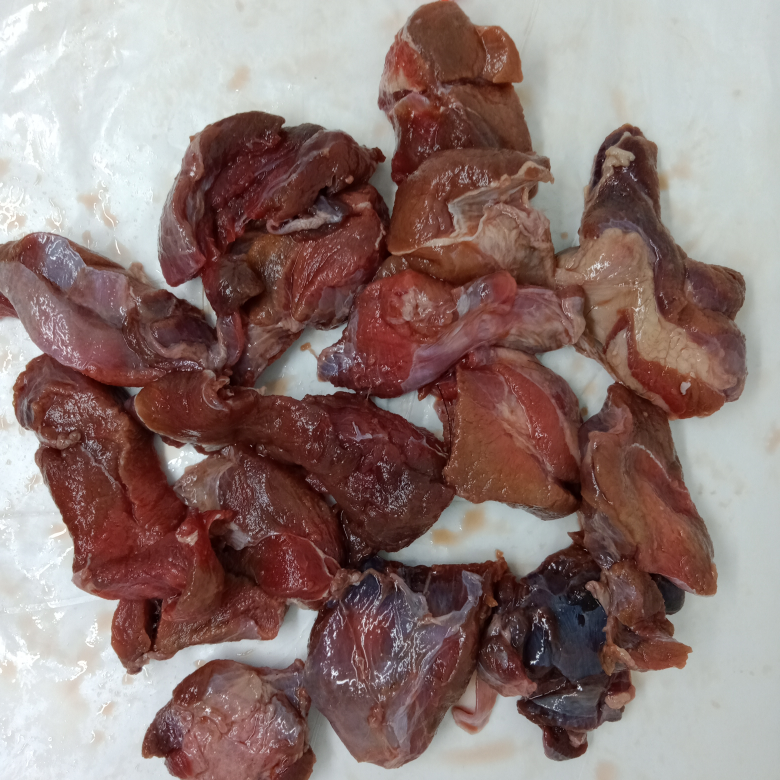
#> input picture test/100celeng/100celeng (1).jpg, 3120 x 3120 px (shown at 1/4 size); its folder holds only this picture in this run
$ python store_images_to_data.py
#> lines starting #> are read from the running program, lines starting #| are printed output that depends on the picture
from PIL import Image
import glob
import cv2
from random import Random
import numpy as np
from tqdm import tqdm

'''Labelling the dataset'''
def label_img(word_label):
    if word_label == '100celeng':
        return [1, 0, 0, 0, 0]
    elif word_label == '25s75c':
        return [0, 1, 0, 0, 0]
    elif word_label == '50s50c':
        return [0, 0, 1, 0, 0]
    elif word_label == '75s25c':
        return [0, 0, 0, 1, 0]
    elif word_label == '100sapi':
        return [0, 0, 0, 0, 1]

IMG_SIZE = 128               # Ukuran gambar (u/ diperkecil)
LABELS = ["100celeng", "25s75c", "50s50c", "75s25c", "100sapi"] # Nama-nama kelas
rnd = Random(777)

# image_list = []
data = []
labels = []
j=0 ; k=0
for i in range(len(LABELS)):
    print("Loading images from folder \""+LABELS[i]+"\"... Please wait")
    for filename in tqdm(glob.glob('test\\'+LABELS[i]+'/*.jpg')):
        label = label_img(LABELS[i])
        # greyscale for easier covnet prob
        img = cv2.imread(filename)
#> img is the input picture: shape (3120, 3120, 3); mean B, G, R 117.2, 121.2, 142.8
        # resizing the image for processing them in the covnet
        img = cv2.resize(img, (IMG_SIZE, IMG_SIZE))
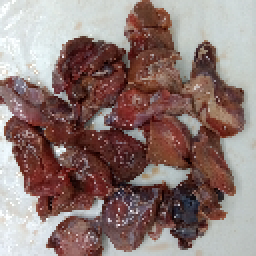
#> img: shape (128, 128, 3) (shown 2 times larger); mean B, G, R 117.2, 121.2, 142.8
        # final step-forming the training data list with numpy array of the images
        data.append(img)
        labels.append(label)

        ### Rotating images (90 - 180 - 270)
        center = (IMG_SIZE/2, IMG_SIZE/2)           # calculate the center of the image for rotation
        for j in range(3):
            # rotated_img = cv2.rotate(img, cv2)
            img_tr = cv2.getRotationMatrix2D(center, 90*(i+1), 1.0)
            rotated_img = cv2.warpAffine(img, img_tr, (IMG_SIZE, IMG_SIZE))
            data.append(rotated_img)
            labels.append(label)
#> this loop made 3 passes
#> pass 1, `rotated_img = cv2.warpAffine(img, img_tr, (IMG_SIZE, IMG_SIZE))`:
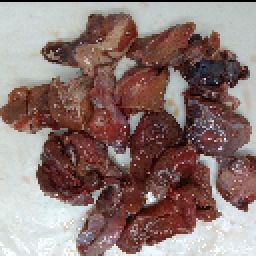
#> rotated_img: shape (128, 128, 3) (shown 2 times larger); mean B, G, R 115.4, 119.5, 141.1
#> after the loop, data = 4 items; labels = [[1, 0, 0, 0, 0], [1, 0, 0, 0, 0], [1, 0, 0, 0, 0], [1, 0, 0, 0, 0]]
            # print(j)

        ### Flipping images (Flip Vertically - Flip Horizontally)
        for k in range(2):
            flipped_img = cv2.flip(img, k)
            data.append(flipped_img)
            labels.append(label)
#> this loop made 2 passes
#> pass 1, `flipped_img = cv2.flip(img, k)`:
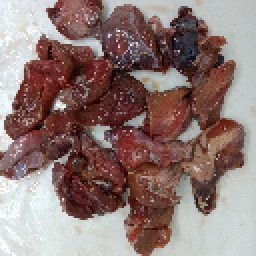
#> flipped_img: shape (128, 128, 3) (shown 2 times larger); mean B, G, R 117.2, 121.2, 142.8
#> pass 2, `flipped_img = cv2.flip(img, k)`:
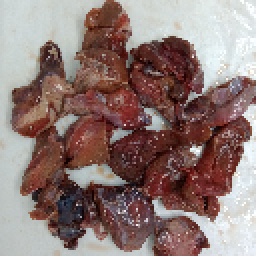
#> flipped_img: shape (128, 128, 3) (shown 2 times larger); mean B, G, R 117.2, 121.2, 142.8
#> after the loop, data = 6 items; labels = [[1, 0, 0, 0, 0], [1, 0, 0, 0, 0], [1, 0, 0, 0, 0], [1, 0, 0, 0, 0], [1, 0, 0, 0, 0], [1, 0, 0, 0, 0]]
            # print(k)

print(len(data))

# shuffling of the training data to preserve the random state of our data
data = list(zip(data, labels))
rnd.shuffle(data)
data[:], labels[:] = zip(*data)

# saving our trained data for further uses if required
np.save('test_data_128.npy', data)
np.save('test_labels_128.npy', labels)
